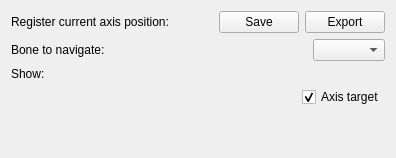
          <widget class="QWidget" name="Settings">
           <attribute name="title">
            <string>Settings</string>
           </attribute>
           <layout class="QVBoxLayout" name="verticalLayout_7">
            <item>
             <layout class="QHBoxLayout" name="horizontalLayout_8">
              <item>
               <widget class="QLabel" name="label_4">
                <property name="text">
                 <string>Register current axis position: </string>
                </property>
               </widget>
              </item>
              <item>
               <spacer name="horizontalSpacer_9">
                <property name="orientation">
                 <enum>Qt::Horizontal</enum>
                </property>
                <property name="sizeHint" stdset="0">
                 <size>
                  <width>40</width>
                  <height>20</height>
                 </size>
                </property>
               </spacer>
              </item>
              <item>
               <widget class="QPushButton" name="pushButton_saveAxisLoc">
                <property name="text">
                 <string>Save</string>
                </property>
               </widget>
              </item>
              <item>
               <widget class="QPushButton" name="pushButton_export">
                <property name="text">
                 <string>Export</string>
                </property>
               </widget>
              </item>
             </layout>
            </item>
            <item>
             <layout class="QHBoxLayout" name="horizontalLayout_20">
              <item>
               <widget class="QLabel" name="label_16">
                <property name="text">
                 <string>Bone to navigate:</string>
                </property>
               </widget>
              </item>
              <item>
               <spacer name="horizontalSpacer_18">
                <property name="orientation">
                 <enum>Qt::Horizontal</enum>
                </property>
                <property name="sizeHint" stdset="0">
                 <size>
                  <width>40</width>
                  <height>20</height>
                 </size>
                </property>
               </spacer>
              </item>
              <item>
               <widget class="QComboBox" name="comboBox_navigation_bone">
                <property name="sizePolicy">
                 <sizepolicy hsizetype="Minimum" vsizetype="Fixed">
                  <horstretch>0</horstretch>
                  <verstretch>0</verstretch>
                 </sizepolicy>
                </property>
                <property name="currentText">
                 <string/>
                </property>
               </widget>
              </item>
             </layout>
            </item>
            <item>
             <layout class="QGridLayout" name="gridLayout_5">
              <item row="1" column="0">
               <spacer name="horizontalSpacer_4">
                <property name="orientation">
                 <enum>Qt::Horizontal</enum>
                </property>
                <property name="sizeHint" stdset="0">
                 <size>
                  <width>40</width>
                  <height>20</height>
                 </size>
                </property>
               </spacer>
              </item>
              <item row="0" column="0">
               <widget class="QLabel" name="label_22">
                <property name="text">
                 <string>Show:</string>
                </property>
               </widget>
              </item>
              <item row="1" column="1">
               <layout class="QHBoxLayout" name="horizontalLayout_35">
                <item>
                 <widget class="QCheckBox" name="checkBox_show_axis_target">
                  <property name="text">
                   <string>Axis target</string>
                  </property>
                  <property name="checked">
                   <bool>true</bool>
                  </property>
                 </widget>
                </item>
               </layout>
              </item>
             </layout>
            </item>
            <item>
             <spacer name="verticalSpacer_10">
              <property name="orientation">
               <enum>Qt::Vertical</enum>
              </property>
              <property name="sizeHint" stdset="0">
               <size>
                <width>20</width>
                <height>40</height>
               </size>
              </property>
             </spacer>
            </item>
           </layout>
          </widget>
